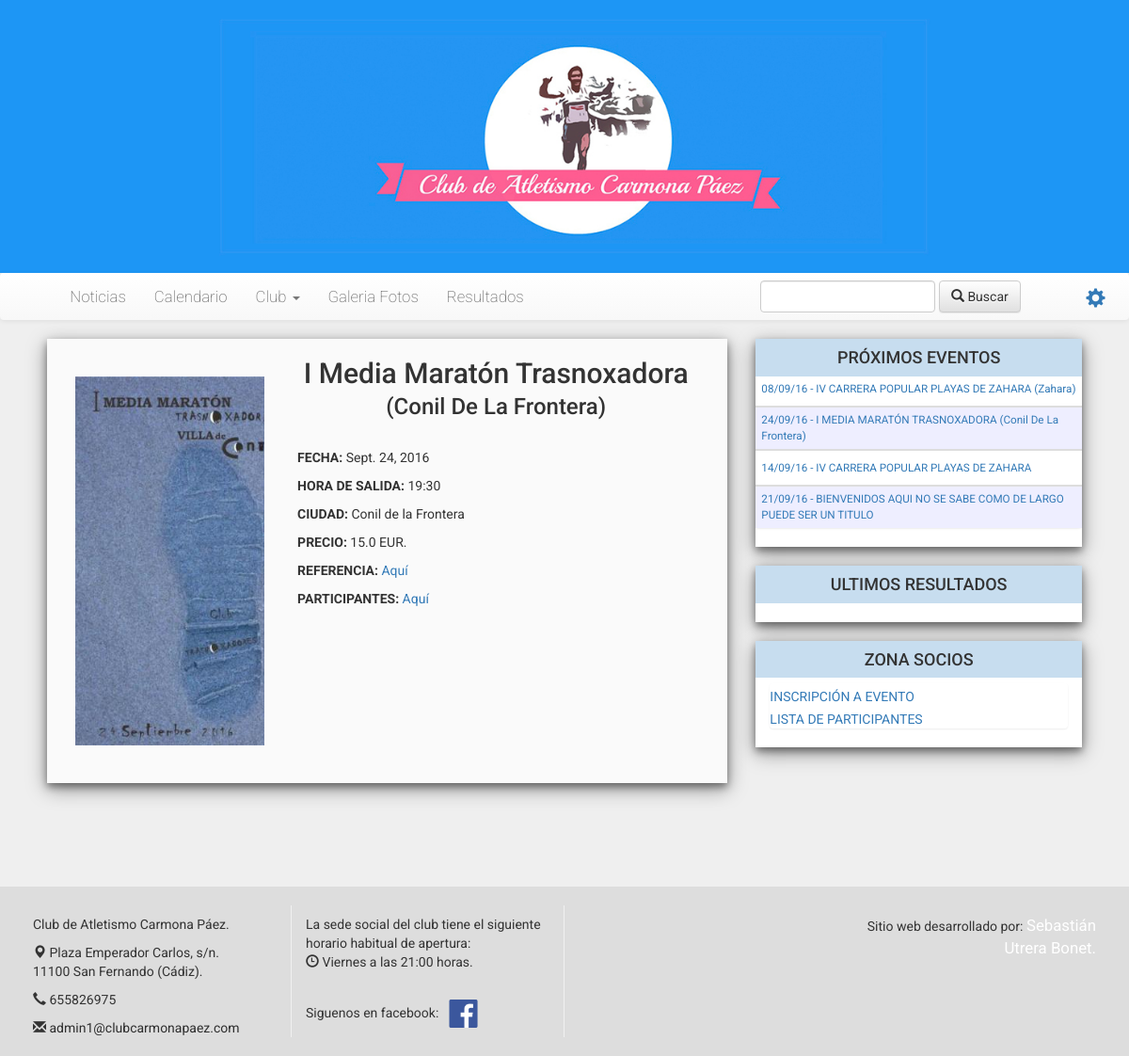
Screenshot of /carrera/5 with the database file from the repository.
### clubcarmona/models.py (models this page shows, shortened)
class Carrera(models.Model):
	titulo = models.CharField(max_length=250)
	fecha = models.DateTimeField(default=timezone.now)
	foto = models.ImageField(upload_to='static/img/proximosEventos', default="nofoto.jpg", null=True)
	texto = RichTextField(max_length=99999999,blank=True, null=True)
	link = models.CharField(max_length=200, blank=True, null=True)
	ciudad = models.CharField(max_length=200, blank=True, null=True)
	provicia = models.CharField(max_length=200, default='Cádiz')
	distancia = models.IntegerField(blank=True, null=True)
	precio = models.FloatField(default=0, blank=True, null=True)
	tipo = models.ForeignKey(Tipo)
	galeria_fotos_1 = models.CharField(max_length=9999, null=True, blank=True)
	galeria_fotos_2 = models.CharField(blank=True, null=True,max_length=9999)
	galeria_fotos_3 = models.CharField(blank=True, null=True,max_length=9999)
	resultado = models.FileField(upload_to='static/resultados', null=True, blank=True)

### clubcarmona/views.py (the view)
# urls.py: url(r'^carrera/', views.carrera, name='carrera'),
def carrera(request):
    path = request.path[9::]
    proximos = Carrera.objects.filter(fecha__gte=datetime.today())[:7]
    carrera = Carrera.objects.filter(pk=path)
    hora = calcularHora(Carrera.objects.filter(pk=path))
    d = timezone.datetime.today()+timedelta(days=5)
    hoy = timezone.datetime.today()
    carreras = Carrera.objects.all().order_by('fecha')[0:10:]
    carr = Carrera.objects.all().order_by('fecha')
    dias = timezone.datetime.today()+timedelta(days=20)
    return render(request, 'Club/carrera.html',{'carrera':carrera, 'hora':hora, 'd':d,
                                                'hoy'     : hoy,
                                                'proximos':proximos,
                                                'carreras':carreras,
                                                'dias':dias,
                                                'carr':carr,})

### clubcarmona/views.py (called while the page is built)
def calcularHora(posts):
	hora=00
	minu=00
	hor = ""
	for i in posts:
		hora = i.fecha.hour+2
		minu = i.fecha.minute
	hor = str(hora)+":"+str(minu)
	return hor

### clubcarmona/templates/Club/carrera.html (shortened to what this page needs)
{% extends "Club/plantilla.html" %}
{% block content %}
    <div class="col-lg-12 col-md-12 col-xs-12 polaroid">
        {% for carrera in carrera %}
            {% if carrera.foto.name != 'nofoto.jpg' %}
                <div class="col-lg-4 col-md-4"><a href="../{{ carrera.foto }}">
                    <div style="background-image: url('../{{ carrera.foto }}');background-repeat: no-repeat; background-size: cover; background-position: center; height: 28em; width: auto; min-width: 12em; margin: 40px auto;"></div>
                </a>
                </div>
            {% else %}
                <div class="col-lg-4 col-md-4 col-xs-12"></div>
            {% endif %}
            <h2 style="text-align: center">{{ carrera.titulo }}
                {% if carrera.ciudad != '' %}
                <span style="font-size: x-large">
                    ({{ carrera.ciudad|title }})
                {% endif %}</span>
            </h2>
            <div class="col-lg-4 col-xs-12" style="text-align: left; padding: 20px; z-index: 10;">
                <p><b>FECHA: </b>{{ carrera.fecha.date }} </p>
                <p><b>HORA DE SALIDA:</b> {{ carrera.fecha|date:' H:i' }}</p>
                <p><b>CIUDAD:</b> {{ carrera.ciudad }}</p>
                {% if carrera.precio|floatformat > '0' %}
                    <p><b>PRECIO:</b> {{ carrera.precio }} EUR.</p>
                {% else %}
                    <p><b>PRECIO:</b> GRATIS.</p>
                {% endif %}
                <p><b>REFERENCIA:</b> <a href="{{ carrera.link }}" target="_blank"> Aquí</a></p>
                <p><b>PARTICIPANTES:</b> <a href="../listaparticipantes#{{ carrera.id }}">Aquí</a></p>
            </div>
            <div class="col-lg-4 col-xs-12" style="text-align: left; padding: 20px; z-index: 10" >
            </div>
            {% autoescape off %}
                <div class="col-lg-8"
                     style="z-index: 1; text-align: justify;  margin-top: 0px">&nbsp{{ carrera.texto }} </div>
            {% endautoescape %}
            </div>
        {% endfor %}
</div>
{% endblock %}

### clubcarmona/templates/Club/plantilla.html (shortened to what this page needs)
{% load staticfiles %}
<!DOCTYPE html>
<html lang="es">
<head>
    <link href="{% static 'css/bootstrap.min.css' %}" rel="stylesheet">
    <link href="{% static 'css/bootstrap-theme.min.css' %}" media="screen" rel="stylesheet" type="text/css">
    <link rel="stylesheet" href="//netdna.bootstrapcdn.com/bootstrap/3.1.0/css/bootstrap.min.css">
    <link rel="stylesheet" href="//netdna.bootstrapcdn.com/bootstrap/3.1.0/css/bootstrap-theme.min.css">
    <link href="{% static 'css/style.css' %}" media="screen" rel="stylesheet" type="text/css">
</head>
<body style="background-color:#efefef; background-size: cover;" id="inicio">
<header style="border: none; ">
    <div id="cabecera"
         style="background: url('/static/img/head2.jpg') center no-repeat; background-size: cover; height: 290px;"
         class="img-responsive">
    </div>
    <div class="navbar navbar-default nav" role="navigation" style="z-index: 1000; margin: 0; padding: 0; border: none">
        <div class="collapse navbar-collapse navbar-ex1-collapse"
             style="margin: 0; border-radius: 0px; margin-left: -15px">
            <ul class="nav navbar-nav" style="font-size: 1.2em; font-weight: 200; padding-left: 5%;">
                <li><a href="/">Noticias</a></li>
                <li><a href="{% url 'calendario' %}">Calendario</a></li>
                <li class="dropdown">
        <a href="#" class="dropdown-toggle" data-toggle="dropdown">
          Club <b class="caret"></b>
        </a>
      </li>
                <li><a href="{% url 'galeria' %}">Galeria Fotos</a></li>
                <li><a href="{% url 'resultados' %}">Resultados</a></li>
            </ul>
            <a id="admin" class="glyphicon glyphicon-cog navbar-right" style="margin: 10px; padding-top: 5px; font-size: 1.5em"
               href="../admin"></a>
            <form class="navbar-form navbar-right" role="search" style="padding-right:5%;" method="get"
                  action="{% url 'buscar' %}" id="bus">
                <div class="form-group">
                    <input type="text" id="buscar" name="buscar" value="" class="form-group form-control">
                </div>
                <button type="submit" class="btn btn-default" href="../buscar"><span
                        class="glyphicon glyphicon-search"></span> Buscar
                </button>
            </form>
        </div>
    </div>
</header>
<div class="container-fluid" id="bloque"
     style="background-color:transparent;   background-size: contain; padding: 20px; margin-top: 5px; margin-bottom: 90px; min-height: 382px; border: none">
    <div class="col-lg-12 col-md-12" style="margin-top:20px">
        <div class="col-lg-4 col-md-4 col-xs-12 col-xs-offset-0 pull-right" id="menu2" style="padding-bottom: 20px">
            <div class="col-lg-12 col-md-12 col-xs-12 polaroid" style="background-color: white; padding:0 0 0px 0">
                <h4 style="text-align: center; background-color: #c7ddef; margin:0; padding: 10px; cursor: default">
                    PRÓXIMOS EVENTOS</h4>
                <div class="col-lg-12" style="padding:0px; font-size: smaller ">
                    <ul class=" list-group">
                        {% for carrera in proximos %}
                            {% if carrera.fecha.date >= hoy.date and carrera.resultado == ''  %}
                                    <li class="list-unstyled" style="vertical-align: middle;background-color: {% cycle 'white' '#eef' %}; padding: 5px 6px">
                                        <a href="../carrera/{{ carrera.id }}">{{ carrera.fecha|date:'d/m/y' }}
                                            - {{ carrera.titulo|upper }}
                                            {% if carrera.ciudad != '' %}
                                                ({{ carrera.ciudad|title }})
                                            {% endif %}
                                        </a>
                                    </li>
                                    {% if forloop.last != True %}
                                        <hr style="padding: 0px; border: 1px solid #ddd; margin:{% cycle '5px 0 0 0' '0 0 5px 0' %}">
                                    {% endif %}
                            {% endif %}
                        {% endfor %}
                    </ul>
                </div>
            </div>
            <div class="col-lg-12 col-md-12 col-xs-12 polaroid"
                 style="background-color: white; margin:  20px 0; padding: 0 0 0px 0">
                <h4 style="text-align: center; background-color: #c7ddef; margin:0; padding: 10px; cursor: default">ULTIMOS
                    RESULTADOS</h4>
                <div class="col-lg-12" style="padding:0px; font-size: smaller">
                </div>
            </div>
            <div class="col-lg-12 col-md-12 col-xs-12 polaroid"
                 style="background-color: white; margin:0; padding: 0 0 0px 0">
                <h4 style="text-align: center; background-color: #c7ddef; margin:0; padding: 10px; cursor: default">ZONA
                    SOCIOS</h4>
                <div class="col-lg-12" style="padding-top:6px;">
                    <ul class=" list-group">
                        <li class="list-unstyled" style="vertical-align: middle; padding: 4px 0 0">
                            <a href="../inscripcion">INSCRIPCIÓN A EVENTO</a>
                        </li>
                        <li class="list-unstyled" style="vertical-align: middle; padding: 4px 0 0">
                            <a href="../listaparticipantes">LISTA DE PARTICIPANTES</a>
                        </li>
                    </ul>
                </div>
            </div>
        </div>
        <div class="col-lg-8 col-md-8 col-xs-12 pull-left">
            {% block content %}
            {% endblock %}
        </div>
    </div>
<footer class="col-lg-12" style="height: auto; background-color: #ddd; padding: 20px;">
    <div class="col-lg-3" style="padding-top: 10px;height: 140px; border-right: 0.05em solid #f0f0f0">
        <p>Club de Atletismo Carmona Páez.</p>
        <p><span class="glyphicon glyphicon-map-marker"></span> Plaza Emperador Carlos, s/n.<br> 11100 San Fernando
            (Cádiz).</p>
        <p><span class="glyphicon glyphicon-earphone"></span> 655826975</p>
        <p><span class="glyphicon glyphicon-envelope"></span><a href="mailto:admin1@clubcarmonapaez.com"
                                                                style="color: #2e2e2e"> admin1@clubcarmonapaez.com</a>
        </p>
    </div>
    <div class="col-lg-3" style="border-right:0.05em solid #f0f0f0; padding-top: 10px; height: 140px;">
        <p>La sede social del club tiene el siguiente horario habitual de apertura:<br><span
                class="glyphicon glyphicon-time"></span> Viernes a las 21:00 horas. </p><br>
        <p>Siguenos en facebook: <a href="https://www.facebook.com/groups/264525040262137/?fref=ts" target="_blank">
            <img src="../static/img/face.png" ; width="45px" ; height="30px"/> </a></p>
    </div>
    <div class="col-lg-3" style="text-align: right; padding-top: 10px">
    </div>
    <div class="col-lg-3" style="text-align: right; padding-top: 10px">
        <p>Sitio web desarrollado por: <a href="mailto:sebastianutrerabonet@gmail.com"
                                          style="color: #fff; font-size: larger">Sebastián Utrera Bonet.</a></p>
    </div>
</footer>
</body>

### static/css/style.css (style rules this page uses)
div.polaroid { background-color: rgba(250,250,250,0.98); box-shadow: 0 4px 8px 0 rgba(0, 0, 0, 0.4), 0 6px 20px 0 rgba(0, 0, 0, 0.4); }
body { background:#FFFFFA; padding: 0; margin: 0; font-family: 'Roboto'; }
header { margin: 0; padding: 0; height: 90px; }
#menu2 { position: static; top: 150px; right: 0px; }

### rows the page displays
Carrera: fecha "08/09/16", titulo "IV CARRERA POPULAR PLAYAS DE ZAHARA", ciudad "Zahara"
Carrera: fecha "24/09/16", titulo "I MEDIA MARATÓN TRASNOXADORA", ciudad "Conil De La Frontera", foto (picture), titulo "I Media Maratón Trasnoxadora", fecha "Sept. 24, 2016", fecha "19:30", ciudad "Conil de la Frontera", precio "15.0"
Carrera: fecha "14/09/16", titulo "IV CARRERA POPULAR PLAYAS DE ZAHARA"
Carrera: fecha "21/09/16", titulo "BIENVENIDOS AQUI NO SE SABE COMO DE LARGO PUEDE SER UN TITULO"
